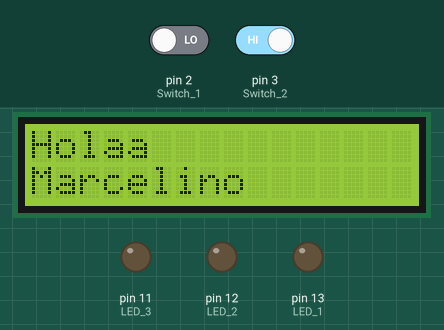
This sketch was run on a simulated Arduino Uno, built with avr-gcc and run on an emulated ATmega328P. Parts: 16×2 character LCD, output pins drawn as LEDs (lit = HIGH). The test bench sets the inputs (shaded band); at power-on: pin 2 (Switch_1) LOW, pin 3 (Switch_2) HIGH.

Above: at 1.2 s.
1.3 s: pin 2 (Switch_1) driven HIGH and pin 3 (Switch_2) driven LOW
At 5.0 s:
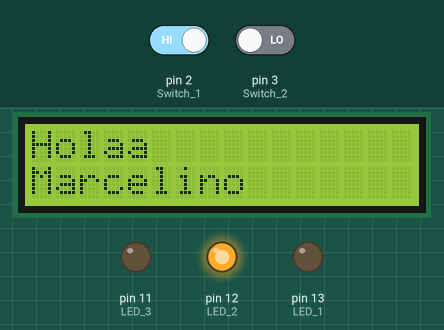
At 10.6 s:
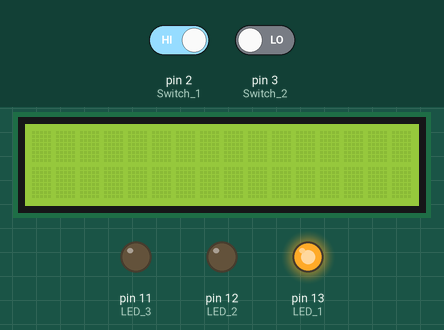
23.0 s: pin 2 (Switch_1) driven HIGH
At 28.3 s:
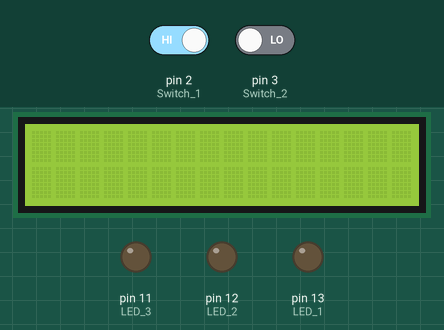
Timing chart, 0 to 39.2 s (numbered marks = the images above; inputs shaded):
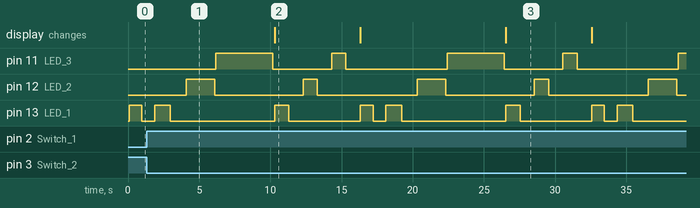

The sketch:

2.ino
```cpp
#include <Wire.h>
#include <LiquidCrystal_I2C.h>

// Configuración de la pantalla LCD
LiquidCrystal_I2C lcd(0x27, 16, 2);

void setup() {
  // Configuración de LEDs c
  pinMode(13, OUTPUT); // LED 1 (Rojo)
  pinMode(12, OUTPUT); // LED 2 (Amarillo)
  pinMode(11, OUTPUT); // LED 3 (Verde)

  // Configuración de switches
  pinMode(2, INPUT); // Switch 1
  pinMode(3, INPUT); // Switch 2

  // Inicializar la pantalla LCD
  lcd.init();
  lcd.backlight();
}

void loop() {
  if (digitalRead(2) == HIGH) { // Si se presiona el Switch 1
    // Mostrar mensaje en LCD
    lcd.setCursor(10, 0);
    lcd.print("Feliz Navidad");
    lcd.setCursor(0, 1);
    lcd.print("2024");
    lcd.clear();

     digitalWrite(13,HIGH);  //encender led
     delay(1000);
     digitalWrite(13,LOW);  //apagar led
     delay(1000);
     digitalWrite(12,HIGH);  //encender led
     delay(1000);
     digitalWrite(12,LOW);  //apagar led
     delay(1000);
     digitalWrite(11,HIGH);  //encender led
     delay(1000);
     digitalWrite(11,LOW);  //apagar led
     delay(1000);
  }
   else
   (digitalRead(3) == HIGH);
   { // Si se presiona el Switch 2
    // Mostrar mensaje en LCD
    lcd.clear();
    lcd.setCursor(0, 0);
    lcd.print("Holaa");
    lcd.setCursor(0, 1);
    lcd.print("Marcelino");

    // Juego de luces 2: Alternar LEDs
    digitalWrite(13, HIGH);
    delay(900);
    digitalWrite(13, LOW);
    delay(900);

    digitalWrite(13, HIGH);
    delay(1100);
    digitalWrite(13, LOW);
    delay(1100);

    digitalWrite(12, HIGH);
    delay(2000);
    digitalWrite(12, LOW);
    delay(100);

    digitalWrite(11, HIGH);
    delay(4000);
    digitalWrite(11, LOW);
    delay(100);

    lcd.clear();
  }
}
```

Measured:
- after the input at 1.3 s, the display: changes after 9.0 s (image 2)
- what the display in image 2 shows lasts 6.0 s, from 10.3 s to 16.3 s
